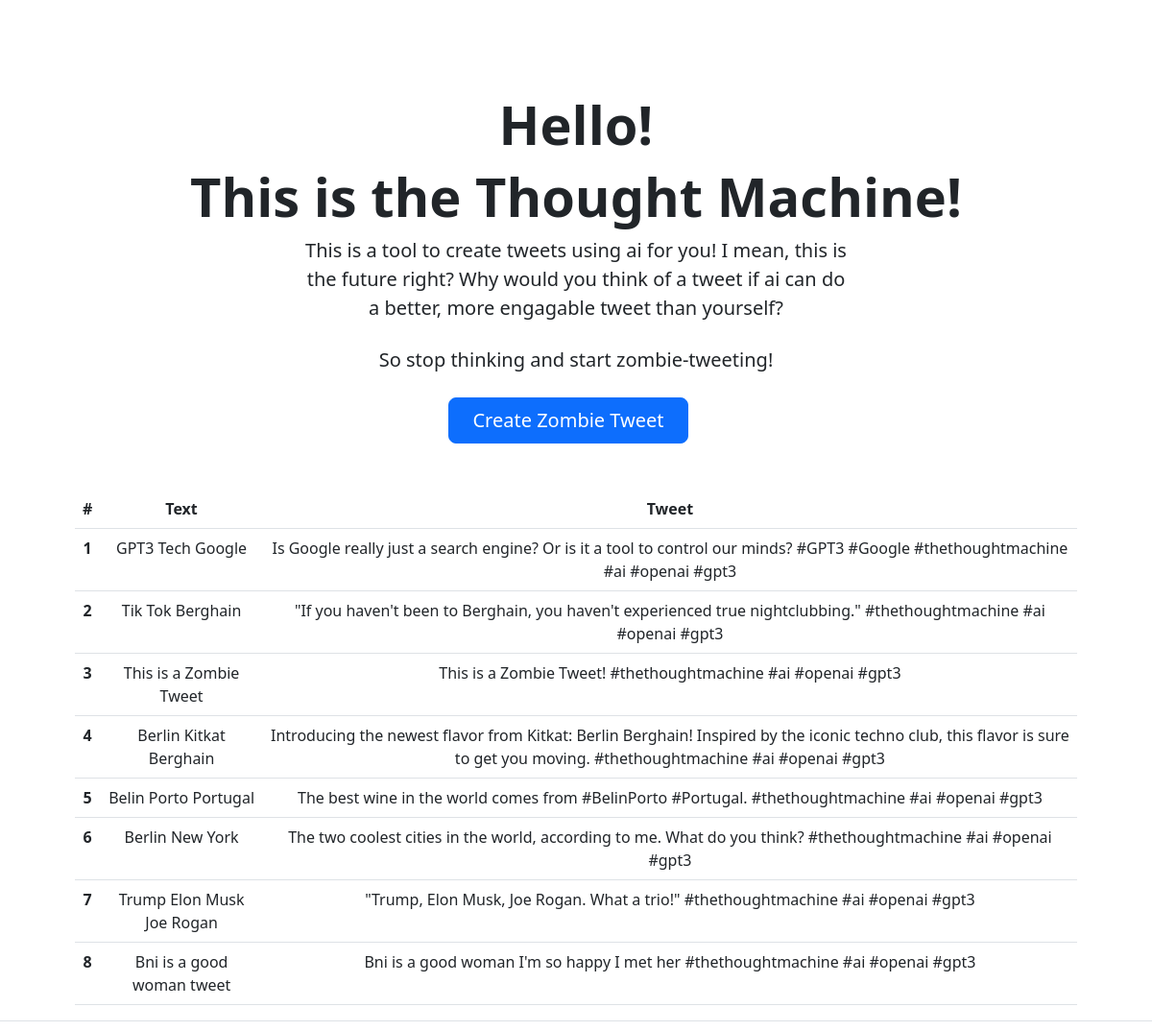
The page / on the database its author committed.
### themachine/models.py (models this page shows, shortened)
class TextBlock(models.Model):
    text = models.TextField(blank=True)
    tweet = models.TextField(blank=True)

### themachine/views.py (the view)
class HomeView(ListView):
    template_name = "themachine/home.html"
    model = TextBlock
    queryset = TextBlock.objects.all().order_by('-id')[:10]
    def get_context_data(self, **kwargs):
        context = super().get_context_data(**kwargs)
        return context

### themachine/templates/themachine/home.html (shortened to what this page needs)
{% extends 'main.html' %}
{% block content %}
<body>
  <div class="px-4 pt-5 my-5 text-center border-bottom">
    <h1 class="display-4 fw-bold">Hello!</h1>
    <h3 class="display-4 fw-bold">This is the Thought Machine!</h3>
    <div class="col-lg-6 mx-auto">
      <p class="lead mb-4">This is a tool to create tweets using ai for you! I mean, this is the future right? Why would you think of a tweet if ai can do a better, more engagable tweet than yourself?</p>
      <p class="lead mb-4">So stop thinking and start zombie-tweeting!</p>
      <div class="d-grid gap-2 d-sm-flex justify-content-sm-center mb-5">
        <a class="btn btn-primary btn-lg px-4 me-sm-3" href="{% url 'create-tweet' %}">Create Zombie Tweet</a>
      </div>
    </div>
    <div class="overflow-hidden">
      <div class="container px-5">
        <table class="table">
            <thead>
              <tr>
                <th scope="col">#</th>
                <th scope="col">Text</th>
                <th scope="col">Tweet</th>
              </tr>
            </thead>
            {% for textblock in object_list %}
            <tbody>
              <tr>
                <th scope="row">{{ forloop.counter }}</th>
                <td>{{ textblock.text }}</td>
                <td>{{ textblock.tweet }}</td>
              </tr>
            </tbody>
            {% endfor %}
          </table>
      </div>
    </div>
  </div>
</body>
</html>
{% endblock  %}

### themachine/templates/main.html (shortened to what this page needs)
<!DOCTYPE html>
<html lang="en">
<head>
    <link href="https://cdn.jsdelivr.net/npm/bootstrap@5.2.3/dist/css/bootstrap.min.css" rel="stylesheet">
</head>
{% block content %}{% endblock %}

### rows shown on the page
TextBlock: text "GPT3 Tech Google", tweet "Is Google really just a search engine? Or is it a tool to control our minds? #GPT3 #Google #thethoughtmachine #ai #openai #gpt3"
TextBlock: text "Tik Tok Berghain", tweet "\"If you haven't been to Berghain, you haven't experienced true nightclubbing.\" #thethoughtmachine #ai #openai #gpt3"
TextBlock: text "This is a Zombie Tweet", tweet "This is a Zombie Tweet! #thethoughtmachine #ai #openai #gpt3"
TextBlock: text "Berlin Kitkat Berghain", tweet "Introducing the newest flavor from Kitkat: Berlin Berghain! Inspired by the iconic techno club, this flavor is sure to get you moving. #thethoughtmachine #ai #openai #gpt3"
TextBlock: text "Belin Porto Portugal", tweet "The best wine in the world comes from #BelinPorto #Portugal. #thethoughtmachine #ai #openai #gpt3"
TextBlock: text "Berlin New York", tweet "The two coolest cities in the world, according to me. What do you think? #thethoughtmachine #ai #openai #gpt3"
TextBlock: text "Trump Elon Musk Joe Rogan", tweet "\"Trump, Elon Musk, Joe Rogan. What a trio!\" #thethoughtmachine #ai #openai #gpt3"
TextBlock: text "Bni is a good woman tweet", tweet "Bni is a good woman I'm so happy I met her #thethoughtmachine #ai #openai #gpt3"
